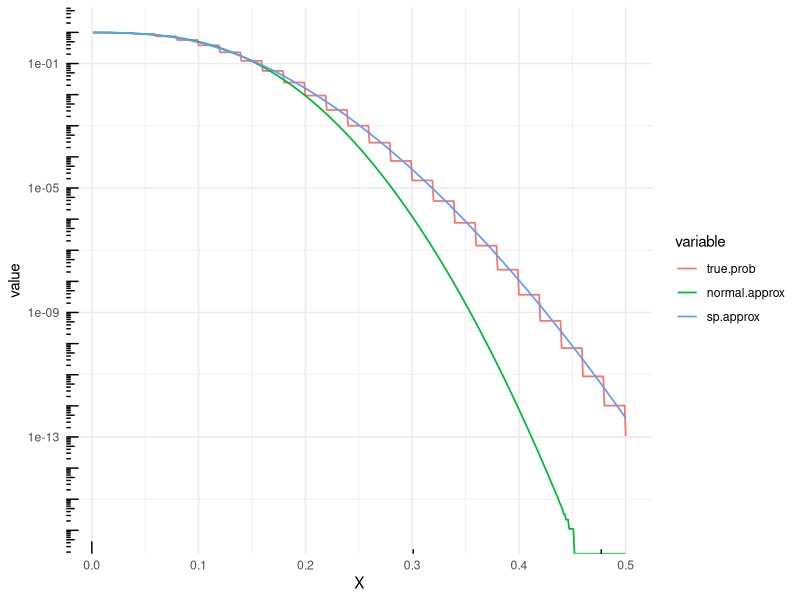
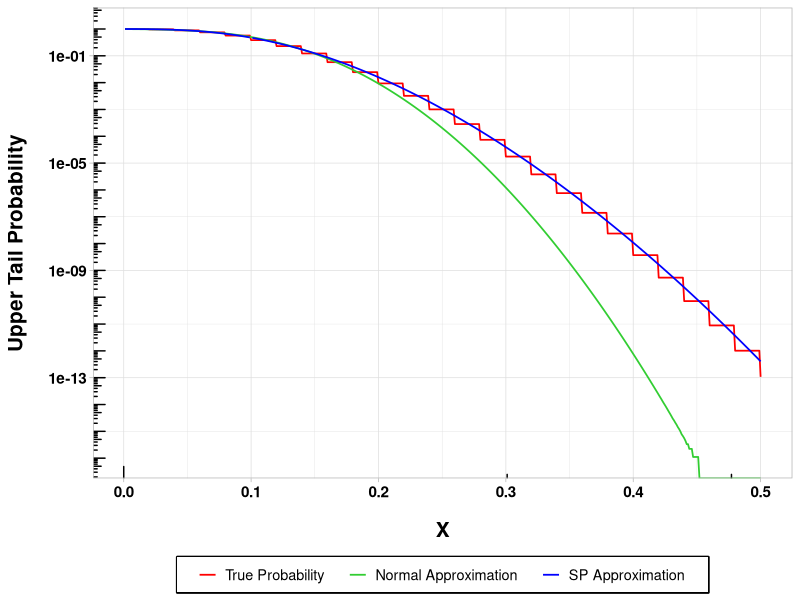

Recreate these plots in R, in order.

library(magrittr)
library(ggplot2)
library(reshape2)

X <- seq(0,0.5,by = 1/1000) %>% setdiff(0)
length(X)

normal.approx <- 1-pnorm(sqrt(50)*(X - 0.1)/0.3)
true.prob <- 1 - pbinom(50*X, 50, 0.1)

sp.approx.func <- function(z,m=50,p=0.1){
   q <- 1-p
   phi.hat <- log((q*z)/(p*(1-z)))
   
   r <- sign(phi.hat) * sqrt(2*m*(phi.hat*z - log(q/(1-z))))
   v <- phi.hat * sqrt(m*z*(1-z))
   
   return(1 - (pnorm(r) + dnorm(r)*(1/r - 1/v)))
}

sp.approx <- X %>% sapply(sp.approx.func)

df <- data.frame(X = X, true.prob, normal.approx, sp.approx)
# df.log <- data.frame(X = X, log(true.prob), log(normal.approx), log(sp.approx))

df %>%
   reshape2::melt(id = 'X') %>%
   ggplot(aes(x = X)) +
   geom_line(aes(y = value, color = variable), linewidth = 0.6) +
   theme_minimal() +
   scale_y_log10() +
   annotation_logticks()

df %>%
   melt(id = 'X') %>%
   ggplot(aes(x = X)) +
   geom_line(aes(y = value, color = variable), linewidth = 0.6) +
   labs(x = "X", y = "Upper Tail Probability", color = " ") +
   scale_color_manual(labels = c("True Probability    ",
                                 "Normal Approximation    ",
                                 "SP Approximation    "), 
                      values = c("red","limegreen","blue")) +
   scale_y_log10() +
   annotation_logticks() +
   theme_light() +
   theme(text = element_text(family="", size=13),
         axis.title.y = element_text(size=15, face="bold", 
                                     margin=margin(r=15)),
         axis.title.x = element_text(size=15, face="bold", 
                                     margin=margin(t=15)),
         axis.text = element_text(size=11, face="bold", color="black"),
         legend.title = element_text(face="bold"),
         legend.title.align = 0.5,
         legend.key.size = unit(1,"line"),
         legend.position = 'bottom',
         legend.background = element_rect(fill = "white", 
                                          linewidth = 1, 
                                          linetype = "solid"),
         legend.box.background = element_rect(colour = "black", 
                                              linewidth = 1))


normal.approx.func <- function(z, m=50, p=0.1){
   return(1-pnorm(m*(z - p)/sqrt(m*p*(1-p))))
}

normal.approx <- X %>% sapply(normal.approx.func, 50, 0.1)



# plot(X,10^normal.approx, type = 'l', col = 'red',ylab = "")
# lines(X,10^true.prob, type = 'l')
# lines(X,10^sp.approx, type = 'l', col = 'blue')

